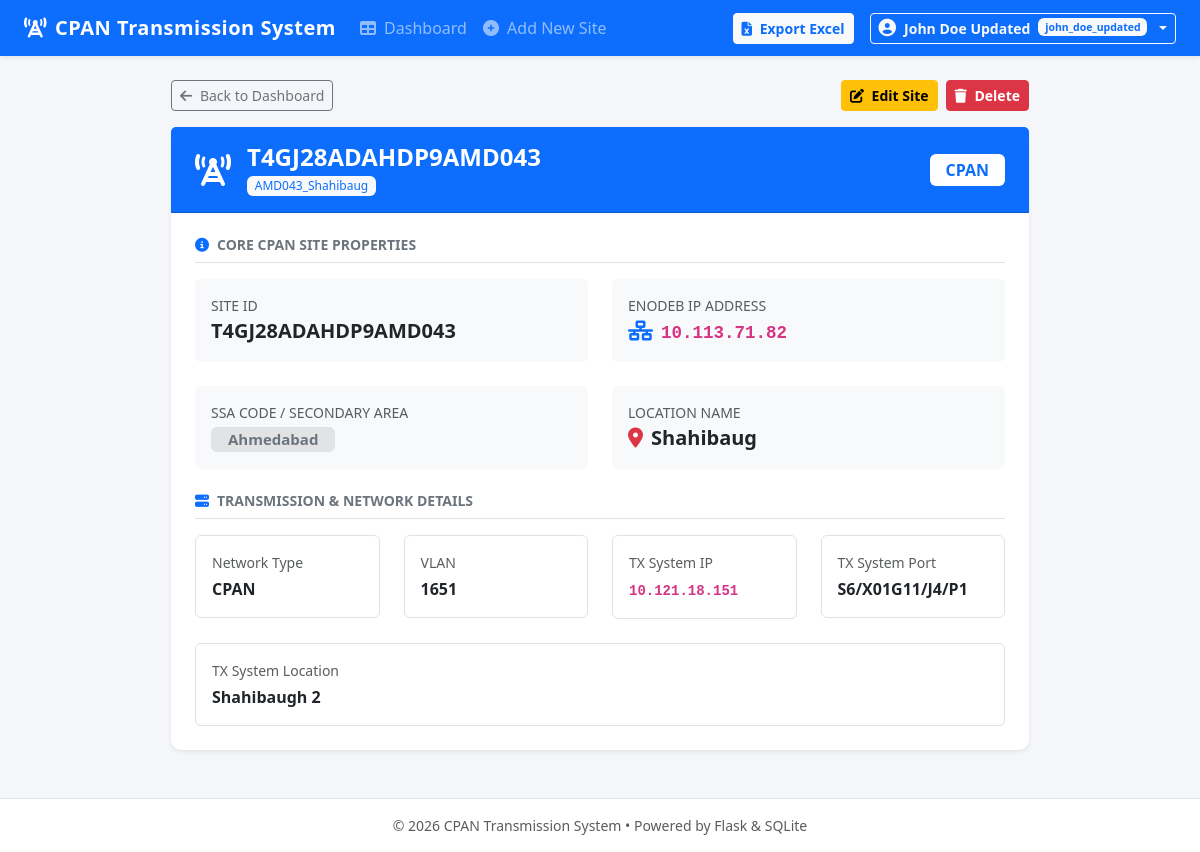
Page /site/T4GJ28ADAHDP9AMD043 (signed in) on the earlier database version.
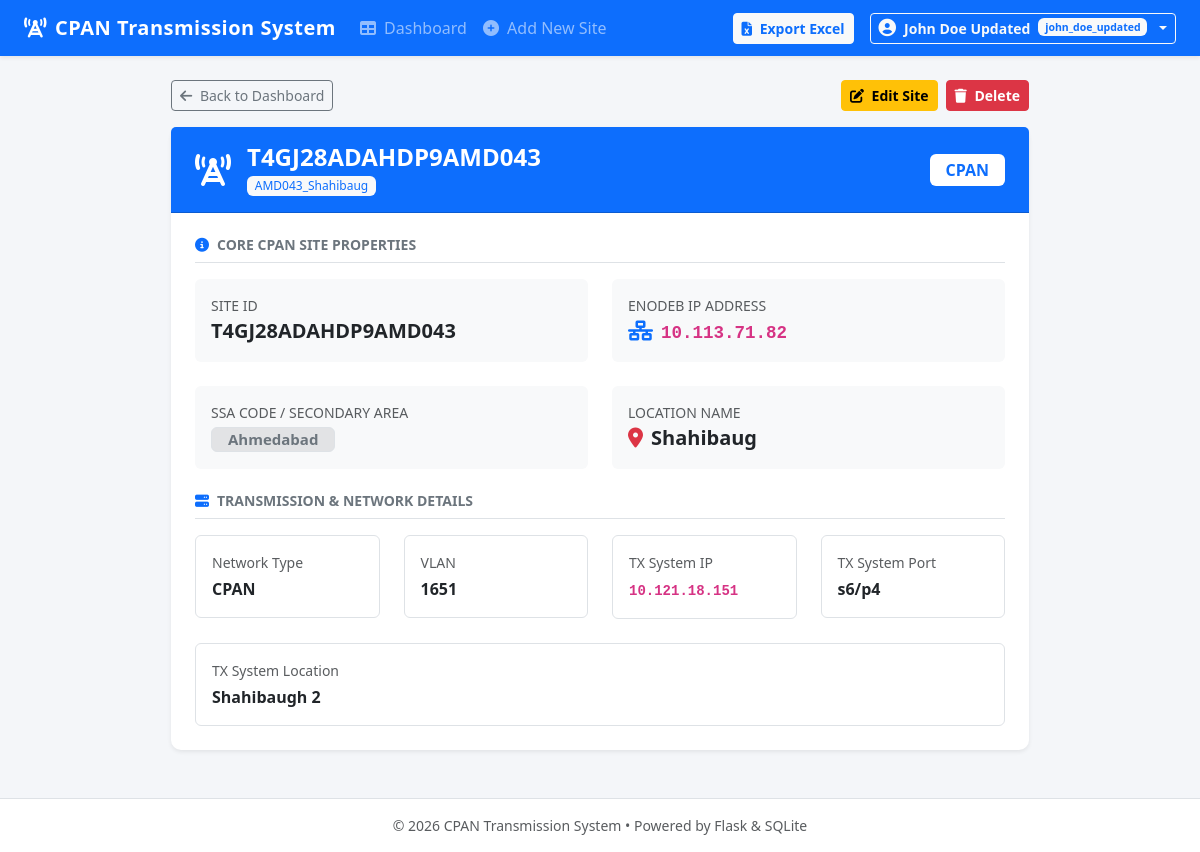
Same page on the later database version.
### tables this page shows
CREATE TABLE bts_sites (
            id INTEGER PRIMARY KEY AUTOINCREMENT,
            enodeb_address TEXT,
            site_id TEXT UNIQUE NOT NULL,
            site_name TEXT,
            ssa TEXT,
            location TEXT,
            cpan_maan_vsat TEXT,
            tx_system_ip TEXT,
            tx_system_location TEXT,
            tx_system_port TEXT,
            vlan TEXT,
            created_at TIMESTAMP DEFAULT CURRENT_TIMESTAMP,
            updated_at TIMESTAMP DEFAULT CURRENT_TIMESTAMP
        );

### app.py (the view)
@app.route('/site/<site_id>')
@login_required
def view_site(site_id):
    conn = get_db()
    cursor = conn.cursor()
    cursor.execute("SELECT * FROM bts_sites WHERE LOWER(site_id) = LOWER(?);", (site_id,))
    row = cursor.fetchone()
    conn.close()
    if not row:
        flash(f'Site ID "{site_id}" not found.', 'warning')
        return redirect(url_for('index'))
    site = row_to_dict(row)
    return render_template('view_site.html', site=site)

### app.py (called while the page is built)
def get_db():
    conn = sqlite3.connect(DB_PATH)
    conn.row_factory = sqlite3.Row
    return conn

def login_required(f):
    @wraps(f)
    def decorated_function(*args, **kwargs):
        if 'user_id' not in session:
            flash('Please log in using your Username/Staff No and password to access the system.', 'warning')
            return redirect(url_for('login', next=request.url))
        return f(*args, **kwargs)
    return decorated_function

def row_to_dict(row):
    if row is None:
        return None
    d = dict(row)
    d['Location'] = d.get('location', '')
    d['cpan/maan/vsat'] = d.get('cpan_maan_vsat', '')
    d['tx-system-ip'] = d.get('tx_system_ip', '')
    d['tx-system-location'] = d.get('tx_system_location', '')
    d['tx-system-port'] = d.get('tx_system_port', '')
    return d

### templates/view_site.html (shortened to what the changed rows need)
{% extends "base.html" %}
{% block content %}
<div class="row justify-content-center">
    <div class="col-lg-9">
        <div class="card card-custom bg-white shadow-sm mb-4">
            <div class="card-header bg-primary text-white py-3 px-4 d-flex justify-content-between align-items-center">
                <div class="d-flex align-items-center gap-3">
                    <div>
                        <h4 class="mb-0 fw-bold">{{ site['site_id'] }}</h4>
                        <span class="badge bg-light text-primary mt-1 fw-normal">{{ site['site_name'] or 'N/A' }}</span>
                    </div>
                </div>
                    {% set type_val = site['cpan/maan/vsat'].upper() %}
            </div>
            <div class="card-body p-4">
                <div class="row g-4 mb-4">
                    <div class="col-md-6">
                        <div class="p-3 bg-light rounded">
                            <div class="text-muted small text-uppercase">Site ID</div>
                            <div class="fw-bold fs-5 text-dark">{{ site['site_id'] }}</div>
                        </div>
                    </div>
                    <div class="col-md-6">
                        <div class="p-3 bg-light rounded">
                            <div class="fw-bold fs-5 text-primary">
                                <i class="fa-solid fa-network-wired me-2"></i><code>{{ site['enodeb_address'] or 'N/A' }}</code>
                            </div>
                        </div>
                    </div>
                    <div class="col-md-6">
                        <div class="p-3 bg-light rounded">
                            <div class="fw-bold fs-5 text-dark">
                                <span class="badge bg-secondary-subtle text-secondary border px-3 py-1">{{ site['ssa'] or 'N/A' }}</span>
                            </div>
                        </div>
                    </div>
                    <div class="col-md-6">
                        <div class="p-3 bg-light rounded">
                            <div class="text-muted small text-uppercase">Location Name</div>
                            <div class="fw-bold fs-5 text-dark">
                                <i class="fa-solid fa-location-dot text-danger me-2"></i>{{ site['Location'] or 'N/A' }}
                            </div>
                        </div>
                    </div>
                </div>
                <div class="row g-4">
                    <div class="col-md-6 col-lg-3">
                        <div class="p-3 border rounded">
                            <div class="text-muted small">Network Type</div>
                            <div class="fw-bold text-dark mt-1">{{ site['cpan/maan/vsat'] or 'N/A' }}</div>
                        </div>
                    </div>
                    <div class="col-md-6 col-lg-3">
                        <div class="p-3 border rounded">
                            <div class="text-muted small">VLAN</div>
                            <div class="fw-bold text-dark mt-1">{{ site['vlan'] or 'N/A' }}</div>
                        </div>
                    </div>
                    <div class="col-md-6 col-lg-3">
                        <div class="p-3 border rounded">
                            <div class="fw-bold text-dark mt-1"><code>{{ site['tx-system-ip'] or 'N/A' }}</code></div>
                        </div>
                    </div>
                    <div class="col-md-6 col-lg-3">
                        <div class="p-3 border rounded">
                            <div class="text-muted small">TX System Port</div>
                            <div class="fw-bold text-dark mt-1">{{ site['tx-system-port'] or 'N/A' }}</div>
                        </div>
                    </div>
                    <div class="col-12">
                        <div class="p-3 border rounded">
                            <div class="text-muted small">TX System Location</div>
                            <div class="fw-bold text-dark mt-1">{{ site['tx-system-location'] or 'N/A' }}</div>
                        </div>
                    </div>
                </div>
            </div>
        </div>
    </div>
</div>
{% endblock %}

Differences in the rows shown:
changed bts_sites "T4GJ28ADAHDP9AMD043": tx_system_port "S6/X01G11/J4/P1" → "s6/p4"
